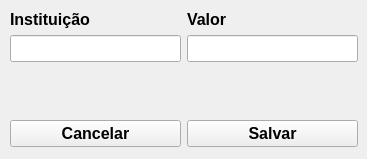
<?xml version="1.0" encoding="UTF-8"?>
<ui version="4.0">
 <class>FinancialInstitutionWindow</class>
 <widget class="QMainWindow" name="FinancialInstitutionWindow">
  <property name="geometry">
   <rect>
    <x>0</x>
    <y>0</y>
    <width>367</width>
    <height>159</height>
   </rect>
  </property>
  <property name="windowTitle">
   <string>Instituição financeira</string>
  </property>
  <widget class="QWidget" name="centralwidget">
   <widget class="QWidget" name="layoutWidget">
    <property name="geometry">
     <rect>
      <x>10</x>
      <y>10</y>
      <width>348</width>
      <height>137</height>
     </rect>
    </property>
    <layout class="QVBoxLayout" name="verticalLayout_3">
     <item>
      <layout class="QHBoxLayout" name="horizontalLayout">
       <item>
        <layout class="QVBoxLayout" name="verticalLayout">
         <item>
          <widget class="QLabel" name="label_institutionName">
           <property name="font">
            <font>
             <pointsize>12</pointsize>
             <weight>75</weight>
             <bold>true</bold>
            </font>
           </property>
           <property name="text">
            <string>Instituição</string>
           </property>
          </widget>
         </item>
         <item>
          <widget class="QLineEdit" name="lineEdit_institutionName">
           <property name="font">
            <font>
             <pointsize>12</pointsize>
            </font>
           </property>
          </widget>
         </item>
        </layout>
       </item>
       <item>
        <layout class="QVBoxLayout" name="verticalLayout_2">
         <item>
          <widget class="QLabel" name="label_value">
           <property name="font">
            <font>
             <pointsize>12</pointsize>
             <weight>75</weight>
             <bold>true</bold>
            </font>
           </property>
           <property name="text">
            <string>Valor</string>
           </property>
          </widget>
         </item>
         <item>
          <widget class="QLineEdit" name="lineEdit_value">
           <property name="font">
            <font>
             <pointsize>12</pointsize>
            </font>
           </property>
          </widget>
         </item>
        </layout>
       </item>
      </layout>
     </item>
     <item>
      <spacer name="verticalSpacer">
       <property name="orientation">
        <enum>Qt::Vertical</enum>
       </property>
       <property name="sizeHint" stdset="0">
        <size>
         <width>20</width>
         <height>40</height>
        </size>
       </property>
      </spacer>
     </item>
     <item>
      <layout class="QHBoxLayout" name="horizontalLayout_2">
       <item>
        <widget class="QPushButton" name="pushButton_cancel">
         <property name="font">
          <font>
           <pointsize>12</pointsize>
           <weight>75</weight>
           <bold>true</bold>
          </font>
         </property>
         <property name="text">
          <string>Cancelar</string>
         </property>
        </widget>
       </item>
       <item>
        <widget class="QPushButton" name="pushButton_save">
         <property name="font">
          <font>
           <pointsize>12</pointsize>
           <weight>75</weight>
           <bold>true</bold>
          </font>
         </property>
         <property name="text">
          <string>Salvar</string>
         </property>
        </widget>
       </item>
      </layout>
     </item>
    </layout>
   </widget>
  </widget>
 </widget>
 <resources/>
 <connections/>
</ui>
